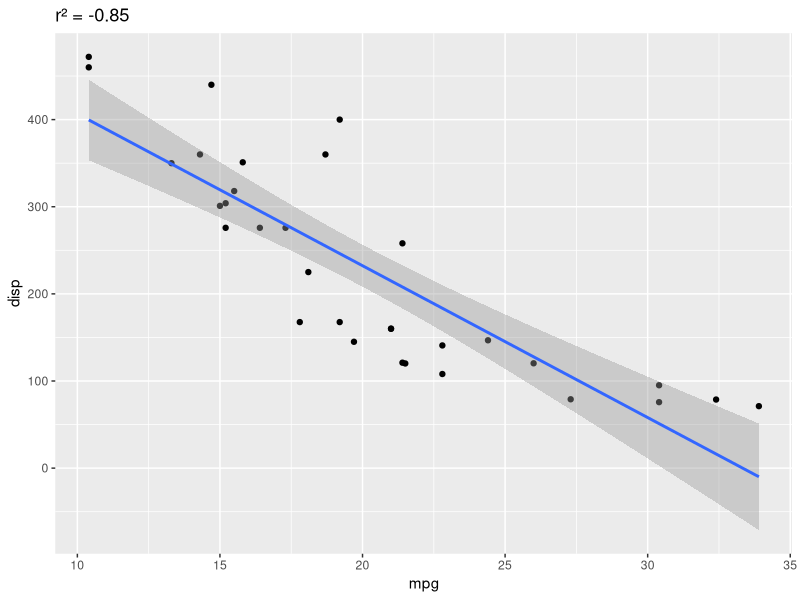
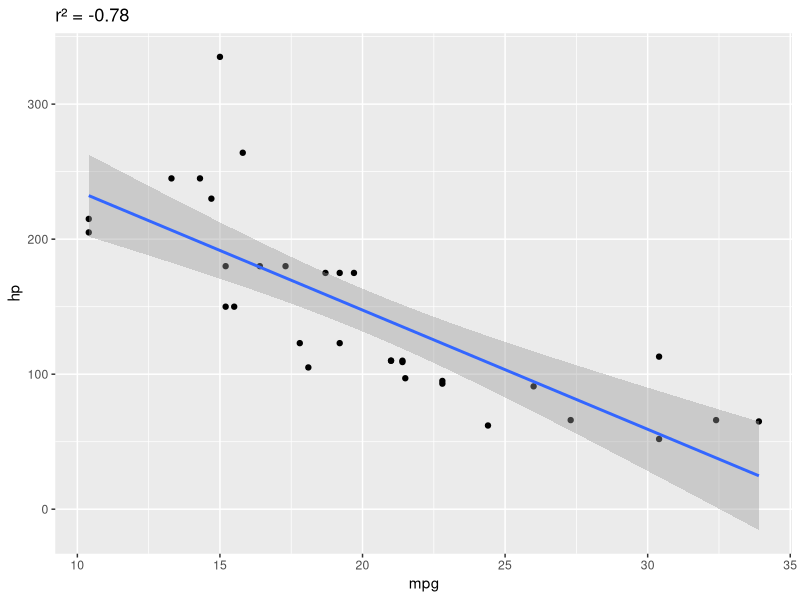
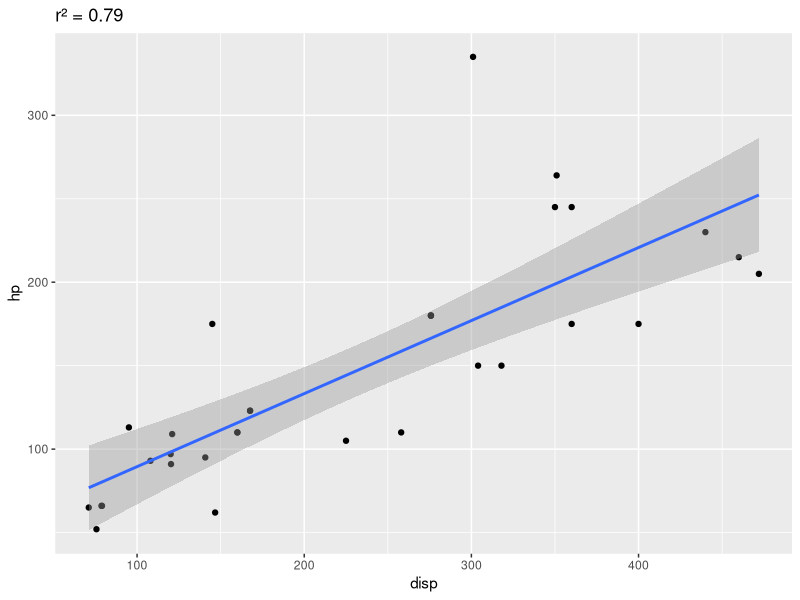
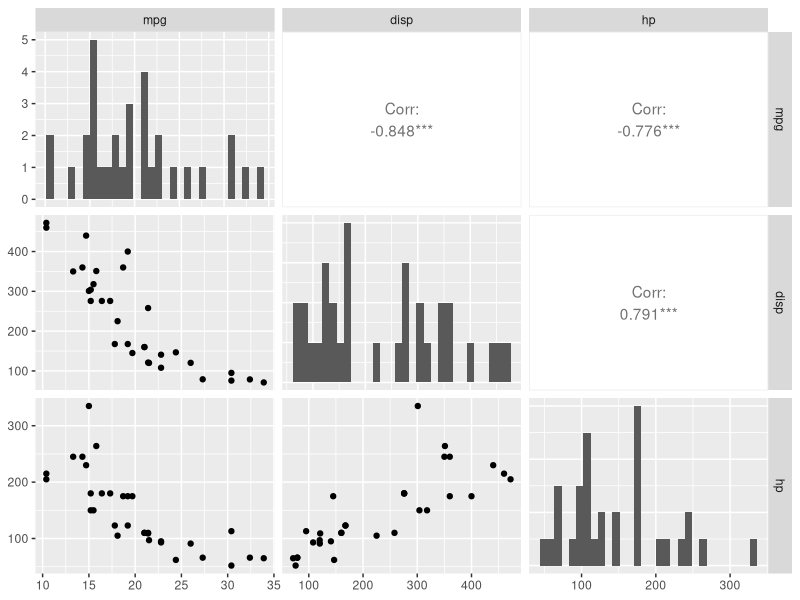
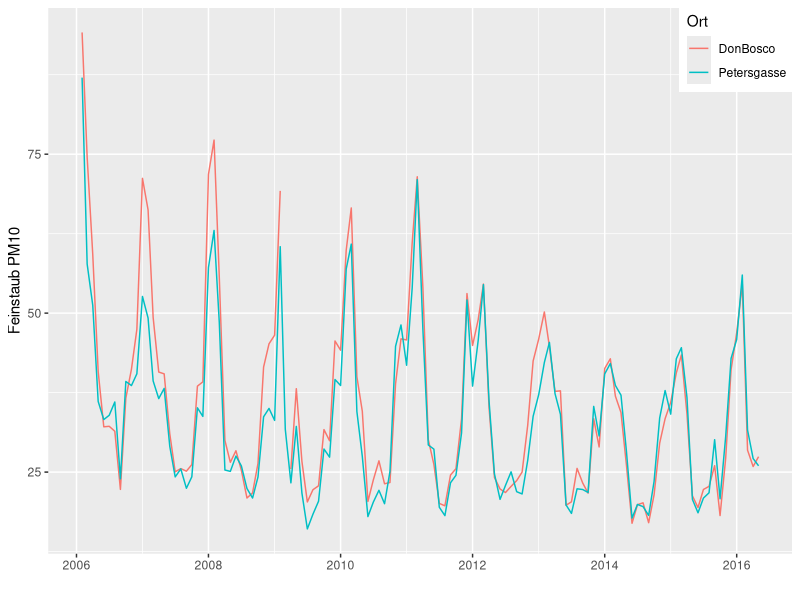
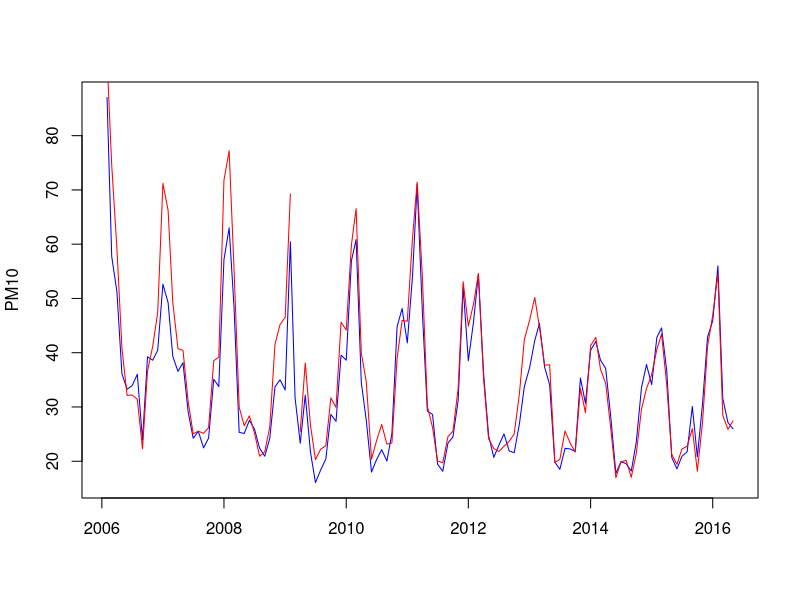
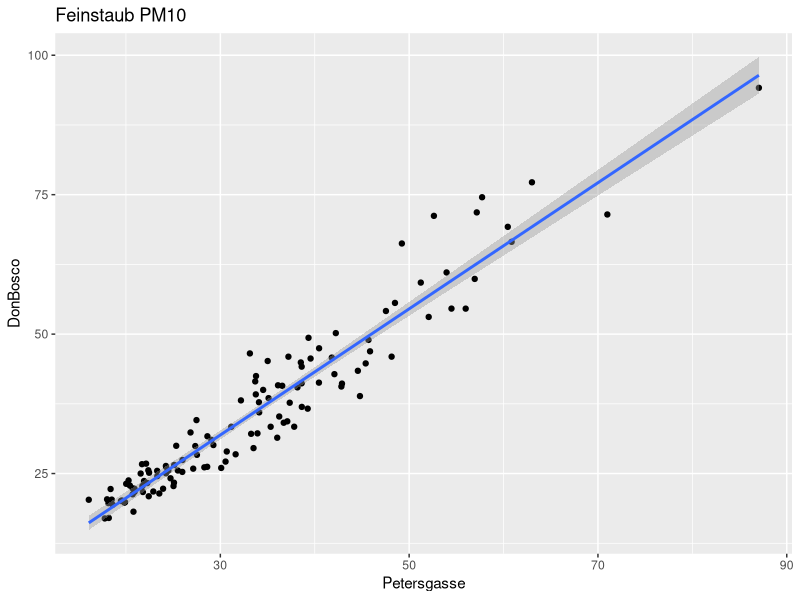

Reproduce these figures in R, in order.
## ---- chunk 1
r = 0.25
N = 62
alpha = 0.05
z = atanh(r)
se_z = 1 / sqrt(N - 3)
(p = 2 * (1 - pnorm(z / se_z)))
## ---- chunk 2
r = 0.05
N = 1538
alpha = 0.05
z = atanh(r)
se_z = 1 / sqrt(N - 3)
(p = 2 * (1 - pnorm(z / se_z)))
## ---- chunk 3
x = c(8, 1, -4, 5, 6, 10, 9)
y = c(-2, -5, -6, 0, 3, 7, 10)
cor.test(x, y, conf.level=0.99)
## ---- chunk 4
#| message: false
library(readr)
birds = read_csv("birds.csv")

library(Hmisc)
rcorr(as.matrix(birds[, 3:12]))
## ---- chunk 5
cor(mtcars[, c("mpg", "disp", "hp")], method="pearson")
cor(mtcars[, c("mpg", "disp", "hp")], method="spearman")
## ---- chunk 6
library(ggplot2)
ggplot(mtcars, aes(mpg, disp)) +
    geom_point() +
    geom_smooth(method=lm, formula=y ~ x) +
    ggtitle(paste("r² =", round(cor(mtcars$mpg, mtcars$disp), 2)))
ggplot(mtcars, aes(mpg, hp)) +
    geom_point() +
    geom_smooth(method=lm, formula=y ~ x) +
    ggtitle(paste("r² =", round(cor(mtcars$mpg, mtcars$hp), 2)))
ggplot(mtcars, aes(disp, hp)) +
    geom_point() +
    geom_smooth(method=lm, formula=y ~ x) +
    ggtitle(paste("r² =", round(cor(mtcars$disp, mtcars$hp), 2)))
## ---- chunk 7
#| message: false
library(GGally)
ggpairs(mtcars, columns=c("mpg", "disp", "hp"), diag=list(continuous="barDiag"))
## ---- chunk 8
#| message: false
pm10 = read_csv("pm10.csv")
pm10$Datum = as.Date(pm10$Datum, format="%d.%m.%y")
## ---- chunk 9
library(tidyr)
pm10_long = pivot_longer(pm10, -Datum, names_to="Ort", values_to="pm10")
ggplot(pm10_long, aes(Datum, pm10, color=Ort)) +
    geom_line() +
    ylab("Feinstaub PM10") +
    xlab("") +
    theme(legend.position=c(0.925, 0.925))
## ---- chunk 10
plot(pm10$Datum, pm10$Petersgasse, type="l", col="blue", xlab="", ylab="PM10")
lines(pm10$Datum, pm10$DonBosco, col="red")
## ---- chunk 11
#| warning: false
ggplot(pm10, aes(Petersgasse, DonBosco)) +
    geom_point() +
    geom_smooth(method=lm, formula=y ~ x) +
    ggtitle("Feinstaub PM10")

(r = cor.test(pm10$Petersgasse, pm10$DonBosco))
r$estimate**2  # erklärte Varianz

# fehlende Werte (NA) müssen explizit ausgeschlossen werden
cor(pm10$Petersgasse, pm10$DonBosco, use="complete.obs")
## ---- chunk 12
library(palmerpenguins)
cor(penguins$bill_length_mm, penguins$bill_depth_mm, use="complete.obs")
by(
    penguins[, c("bill_length_mm", "bill_depth_mm")],
    penguins$species,
    cor,
    use="complete.obs"
)
